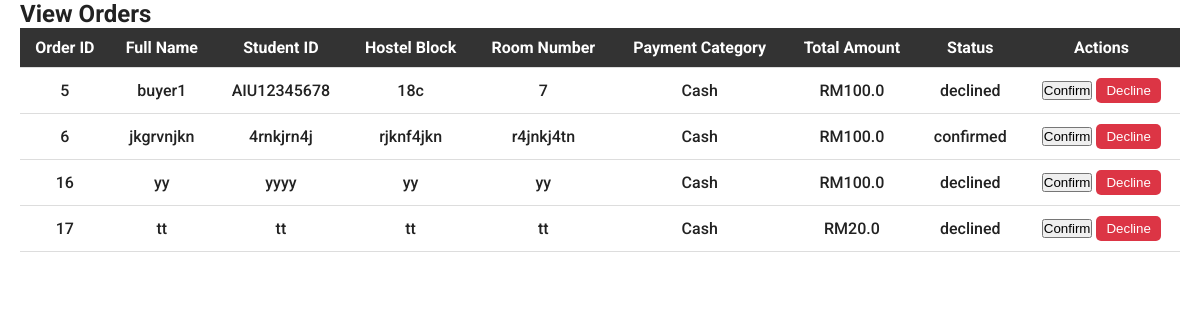
Screenshot of /admin/view-orders (signed in) with the database file from the repository.
### app.py (models this page shows)
class Order(db.Model):
    __tablename__ = 'orders'
    id = db.Column(db.Integer, primary_key=True)
    full_name = db.Column(db.String(100), nullable=False)
    student_id = db.Column(db.String(50), nullable=False)
    hostel_block = db.Column(db.String(50), nullable=False)
    room_number = db.Column(db.String(50), nullable=False)
    payment_category = db.Column(db.String(50), nullable=False)
    total_amount = db.Column(db.Float, nullable=False)
    status = db.Column(db.String(20), default='pending')  # Add a status field
    user_id = db.Column(db.Integer, db.ForeignKey('users.id'), nullable=False)  # Foreign key to User
    product_id = db.Column(db.Integer, db.ForeignKey('product.id'), nullable=False)  # Foreign key to Product
    product = db.relationship('Product', backref='orders')  # Relationship to Product

### app.py (the view)
@app.route('/admin/view-orders')
def view_orders():
    seller_id = session.get('user_id')  # Assuming seller ID is stored in session
    products = Product.query.filter_by(seller_id=seller_id).all()  # Get products for the seller
    product_ids = [product.id for product in products]  # Get the IDs of those products
    orders = Order.query.filter(Order.product_id.in_(product_ids)).all()
    return render_template('view_orders.html', orders=orders)

### templates/view_orders.html (shortened to what this page needs)
<!DOCTYPE html>
<html lang="en">
<head>
    <link href='https://unpkg.com/boxicons@2.1.4/css/boxicons.min.css' rel='stylesheet'>
    <link rel="stylesheet" href="../static/css/style.css">
</head>
<body>
    <div class="dashboard">
        <div class="container">
            <h2>View Orders</h2>
            <table class="table">
                <thead>
                    <tr>
                        <th>Order ID</th>
                        <th>Full Name</th>
                        <th>Student ID</th>
                        <th>Hostel Block</th>
                        <th>Room Number</th>
                        <th>Payment Category</th>
                        <th>Total Amount</th>
                        <th>Status</th>
                        <th>Actions</th>
                    </tr>
                </thead>
                <tbody>
                    {% for order in orders %}
                    <tr>
                        <td>{{ order.id }}</td>
                        <td>{{ order.full_name }}</td>
                        <td>{{ order.student_id }}</td>
                        <td>{{ order.hostel_block }}</td>
                        <td>{{ order.room_number }}</td>
                        <td>{{ order.payment_category }}</td>
                        <td>RM{{ order.total_amount }}</td>
                        <td>{{ order.status }}</td>
                        <td>
                            <form action="{{ url_for('confirm_order', order_id=order.id) }}" method="POST" style="display:inline;">
                                <button type="submit" class="btn btn-success">Confirm</button>
                            </form>
                            <form action="{{ url_for('decline_order', order_id=order.id) }}" method="POST" style="display:inline;">
                                <button type="submit" class="btn btn-danger">Decline</button>
                            </form>
                        </td>
                    </tr>
                    {% endfor %}
                </tbody>
            </table>
        </div>
    </div>
</body>
</html>

### static/css/style.css (style rules this page uses)
*, *::after, *::before { box-sizing: border-box; margin: 0; padding: 0; }
:root { --white: #fff; --black: #222; --green: #6cbe02; --grey1: #f0f0f0; --grey2: #e9d7d3; --orang: #ffae00 ; }
html { font-size: 62.5%; }
body { font-family: 'Roboto', sans-serif; font-size: 1.6rem; background-color: var(--white); color: var(--black); font-weight: 500; font-style: normal; }
.container { max-width: 120rem; margin: 0 auto; padding: 0 2rem; }
.table { border-collapse: collapse; width: 100%; }
.table th, .table td { text-align: left; padding: 1rem; border-bottom: 1px solid #ddd; }
.table th { background-color: #333; color: #fff; text-align: center; }
.table td { text-align: center; }
.btn-danger { background-color: #dc3545; color: #fff; border: none; padding: 5px 10px; border-radius: 5px; cursor: pointer; }

### rows the page displays
Order: id "5", full_name "buyer1", student_id "AIU12345678", hostel_block "18c", room_number "7", payment_category "Cash", total_amount "100.0", status "declined"
Order: id "6", full_name "jkgrvnjkn", student_id "4rnkjrn4j", hostel_block "rjknf4jkn", room_number "r4jnkj4tn", payment_category "Cash", total_amount "100.0", status "confirmed"
Order: id "16", full_name "yy", student_id "yyyy", hostel_block "yy", room_number "yy", payment_category "Cash", total_amount "100.0", status "declined"
Order: id "17", full_name "tt", student_id "tt", hostel_block "tt", room_number "tt", payment_category "Cash", total_amount "20.0", status "declined"
